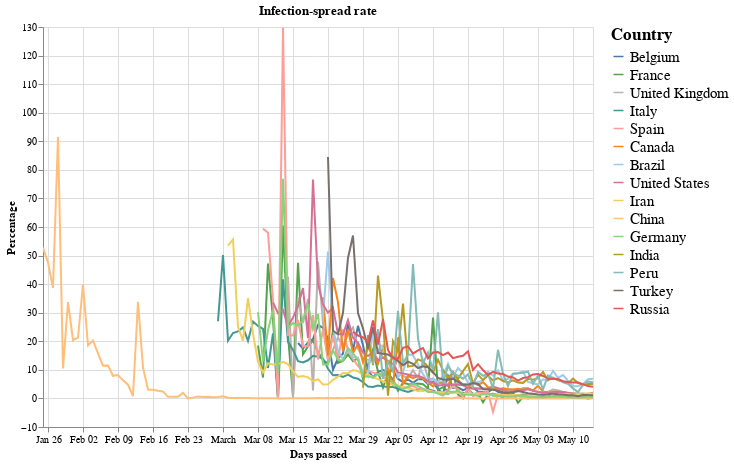

This figure's notebook cell:
### Markdown cell above
## Countries with >50000 cases (Projected starting 1000 case mark to calculate rise of infection in terms of percentage)

### Code cell
#hide_input
source= every_country_data[every_country_data.total_confirmed>atLeast]

scales = alt.selection_interval(bind='scales', zoom=True)
selection = alt.selection_multi(fields=['location'], bind='legend')
alt.data_transformers.disable_max_rows()

base = alt.Chart(source, title = "Infection-spread rate").encode(
    x = alt.X('date:T', title = "Days passed"),
    y = alt.Y("percent_change:Q",title = "Percentage"),
    color = alt.Color('location:N', legend=alt.Legend(title="Country",values=countries.to_list(), labelFontSize=15, titleFontSize=17),
                     scale=alt.Scale(scheme='tableau20')),
    opacity = alt.condition(selection, alt.value(1), alt.value(0.1))
)

lines = base.mark_line().add_selection(
    scales
).add_selection(
    selection
).properties(
    width=chart_width,
    height=chart_height
)

lines = base.mark_line().add_selection(
    scales
).add_selection(
    selection
).properties(
    width=chart_width,
    height=chart_height
)
lines

### Figure 1 — Vega-Lite specification as saved in the notebook (floating-point values rounded to 4 significant figures; data arrays with more than 128 entries replaced by an {"elided": "..."} marker saying what was removed)
{"config": {"view": {"continuousWidth": 400, "continuousHeight": 300}}, "data": {"name": "data-e23d5a229192a221de1c394f71b14755"}, "mark": "line", "encoding": {"color": {"type": "nominal", "field": "location", "legend": {"labelFontSize": 15, "title": "Country", "titleFontSize": 17, "values": ["Belgium", "France", "United Kingdom", "Italy", "Spain", "Canada", "Brazil", "United States", "Iran", "China", "Germany", "India", "Peru", "Turkey", "Russia"]}, "scale": {"scheme": "tableau20"}}, "opacity": {"condition": {"value": 1, "selection": "selector004"}, "value": 0.1}, "x": {"type": "temporal", "field": "date", "title": "Days passed"}, "y": {"type": "quantitative", "field": "percent_change", "title": "Percentage"}}, "height": 400, "selection": {"selector003": {"type": "interval", "bind": "scales", "zoom": true}, "selector004": {"type": "multi", "fields": ["location"], "bind": "legend"}}, "title": "Infection-spread rate", "width": 550, "$schema": "https://vega.github.io/schema/vega-lite/v4.8.1.json", "datasets": {"data-e23d5a229192a221de1c394f71b14755": {"elided": "956 records"}}}
